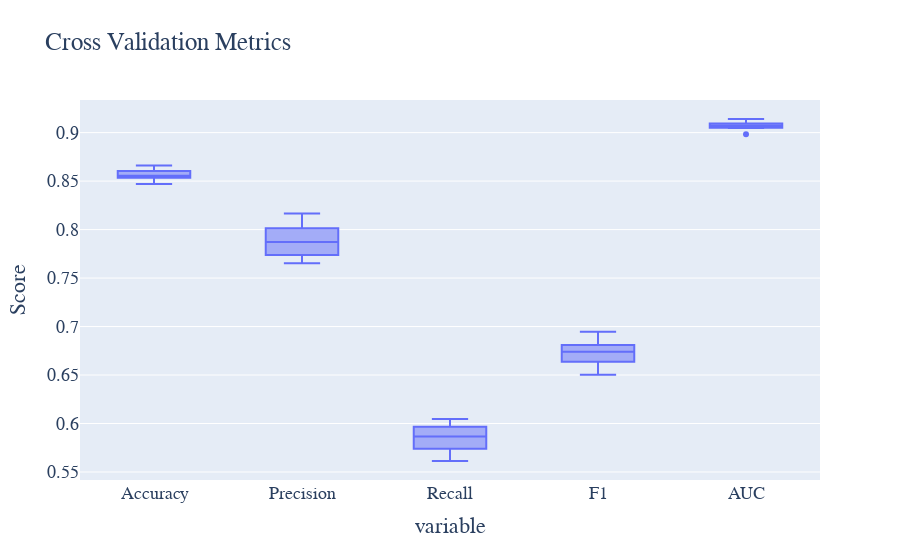

Notebook code for this chart:
### Code cell
# 执行交叉验证
cv_results = cross_validate(lr_model, X_train, y_train, cv=10, scoring=['accuracy', 'precision', 'recall', 'f1', 'roc_auc'])

# 提取交叉验证结果
cv_accuracy = cv_results['test_accuracy']
cv_precision = cv_results['test_precision']
cv_recall = cv_results['test_recall']
cv_f1 = cv_results['test_f1']
cv_roc = cv_results['test_roc_auc']

# 绘制交叉验证结果的箱线图
cv_metrics_data = pd.DataFrame({
    'Accuracy': cv_accuracy,
    'Precision': cv_precision,
    'Recall': cv_recall,
    'F1': cv_f1,
    'AUC': cv_roc
})

# 绘制交叉验证结果的箱线图
fig = px.box(cv_metrics_data, title='Cross Validation Metrics')
fig.update_layout(
    yaxis_title='Score', showlegend=False,
    font=dict(family='Times New Roman', size=18)
)
fig.write_html('Image/4_6_4_7.html')
fig.show()

### Figure 1 — Plotly figure (JSON) as saved in the notebook; plotly's stock layout.template omitted (floating-point values rounded to 4 significant figures)
{"data": [{"alignmentgroup": "True", "hovertemplate": "variable=%{x}<br>value=%{y}<extra></extra>", "legendgroup": "", "marker": {"color": "#636efa"}, "name": "", "notched": false, "offsetgroup": "", "orientation": "v", "showlegend": false, "type": "box", "x": ["Accuracy", "Accuracy", "Accuracy", "Accuracy", "Accuracy", "Accuracy", "Accuracy", "Accuracy", "Accuracy", "Accuracy", "Precision", "Precision", "Precision", "Precision", "Precision", "Precision", "Precision", "Precision", "Precision", "Precision", "Recall", "Recall", "Recall", "Recall", "Recall", "Recall", "Recall", "Recall", "Recall", "Recall", "F1", "F1", "F1", "F1", "F1", "F1", "F1", "F1", "F1", "F1", "AUC", "AUC", "AUC", "AUC", "AUC", "AUC", "AUC", "AUC", "AUC", "AUC"], "x0": " ", "xaxis": "x", "y": [0.8541, 0.8484, 0.8558, 0.847, 0.8604, 0.8604, 0.8534, 0.8662, 0.8601, 0.8551, 0.7792, 0.7739, 0.7878, 0.7653, 0.8014, 0.7986, 0.7865, 0.8165, 0.8059, 0.7717, 0.5872, 0.5613, 0.584, 0.5653, 0.592, 0.5965, 0.5739, 0.6045, 0.5859, 0.6032, 0.6697, 0.6507, 0.6708, 0.6503, 0.681, 0.6829, 0.6636, 0.6947, 0.6785, 0.6771, 0.905, 0.8984, 0.9103, 0.9048, 0.9062, 0.914, 0.9055, 0.9078, 0.9094, 0.9084], "y0": " ", "yaxis": "y"}], "layout": {"boxmode": "group", "font": {"family": "Times New Roman", "size": 18}, "legend": {"tracegroupgap": 0}, "showlegend": false, "title": {"text": "Cross Validation Metrics"}, "xaxis": {"anchor": "y", "domain": [0, 1], "title": {"text": "variable"}}, "yaxis": {"anchor": "x", "domain": [0, 1], "title": {"text": "Score"}}}}
